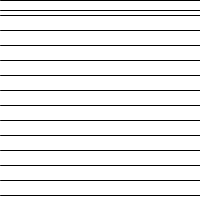
Frame 1 (no input)
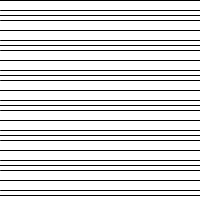
Frame 60 (the mouse pressed at the canvas centre just before this capture)
Frame 120 (the mouse held since frame 60 and released just before this capture): identical to frame 60, image omitted

The Processing sketch that drew these frames (run headless with seeded random() and noise(); from frame 60 on, the mouse is pressed at the canvas centre):

// Processing sketch: For_Lines
// ── For_Lines.pde
int y;

void setup(){
  size(200,200);
  background(255);
  
}
  
void draw(){
  
    //uden "for" så tegnes det an på frames.
    stroke(0);
     y = y + 10;
    
    line(0, y, width, y);
   
    //med "for" så tegnes det færdige resultat.
    for (int t = 0; t < height; t = t + 15){
    stroke(0);
    
    line(0, t, width, t);
  }
    
  }
